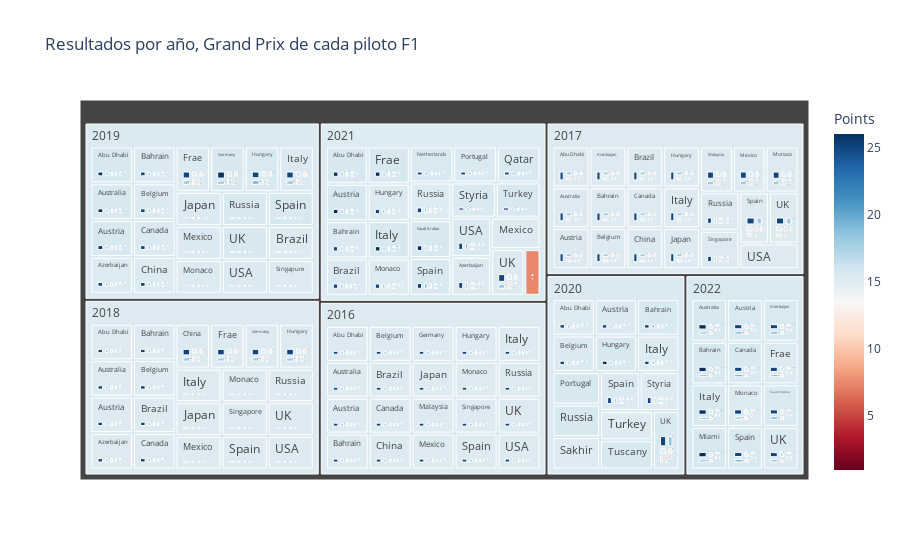

The cell this chart's notebook holds for it:
### Code cell
figa.show()

### Figure 1 — Plotly figure (JSON) as saved in the notebook; plotly's stock layout.template omitted (floating-point values rounded to 4 significant figures; data arrays with more than 128 entries replaced by an {"elided": "..."} marker saying what was removed)
{"data": [{"branchvalues": "total", "customdata": {"elided": "1425x1 float values"}, "domain": {"x": [0, 1], "y": [0, 1]}, "hovertemplate": "labels=%{label}<br>Points_sum=%{value}<br>parent=%{parent}<br>id=%{id}<br>Points=%{color}<extra></extra>", "ids": {"elided": "1425 str values"}, "labels": {"elided": "1425 str values"}, "level": "da5f78", "marker": {"coloraxis": "coloraxis", "colors": {"elided": "1425 float values"}}, "name": "", "parents": {"elided": "1425 str values"}, "type": "treemap", "values": {"elided": "1425 int values"}}], "layout": {"autosize": true, "coloraxis": {"colorbar": {"title": {"text": "Points"}}, "colorscale": [[0, "rgb(103,0,31)"], [0.1, "rgb(178,24,43)"], [0.2, "rgb(214,96,77)"], [0.3, "rgb(244,165,130)"], [0.4, "rgb(253,219,199)"], [0.5, "rgb(247,247,247)"], [0.6, "rgb(209,229,240)"], [0.7, "rgb(146,197,222)"], [0.8, "rgb(67,147,195)"], [0.9, "rgb(33,102,172)"], [1, "rgb(5,48,97)"]]}, "legend": {"tracegroupgap": 0}, "title": {"text": "Resultados por año, Grand Prix de cada piloto F1 "}}}
